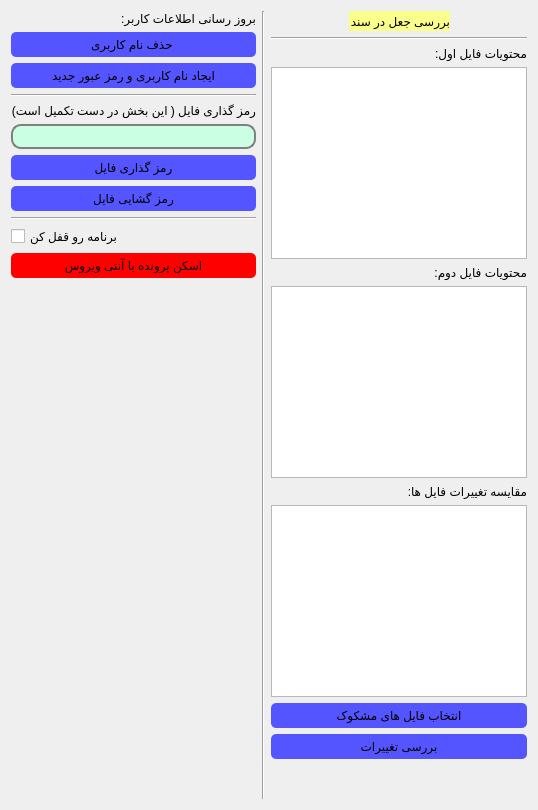
       <widget class="QWidget" name="tab_2">
        <attribute name="title">
         <string>امنیت</string>
        </attribute>
        <layout class="QHBoxLayout" name="horizontalLayout_6">
         <item>
          <layout class="QHBoxLayout" name="horizontalLayout_4" stretch="0">
           <property name="spacing">
            <number>6</number>
           </property>
           <property name="bottomMargin">
            <number>0</number>
           </property>
           <item>
            <layout class="QVBoxLayout" name="verticalLayout_8">
             <item>
              <layout class="QVBoxLayout" name="verticalLayout_10">
               <item>
                <layout class="QVBoxLayout" name="verticalLayout_11">
                 <item>
                  <widget class="QLabel" name="label_8">
                   <property name="text">
                    <string>بروز رسانی اطلاعات کاربر:</string>
                   </property>
                  </widget>
                 </item>
                 <item>
                  <layout class="QHBoxLayout" name="horizontalLayout_8">
                   <item>
                    <layout class="QVBoxLayout" name="verticalLayout_12">
                     <item>
                      <layout class="QHBoxLayout" name="horizontalLayout_10">
                       <item>
                        <layout class="QHBoxLayout" name="horizontalLayout_11"/>
                       </item>
                      </layout>
                     </item>
                     <item>
                      <layout class="QVBoxLayout" name="verticalLayout_13">
                       <item>
                        <layout class="QHBoxLayout" name="horizontalLayout_9"/>
                       </item>
                      </layout>
                     </item>
                     <item>
                      <widget class="QPushButton" name="pushButton_11">
                       <property name="styleSheet">
                        <string notr="true">
            QPushButton {
                background-color: rgb(85, 85, 255);
                color: black;
                border-radius: 5px;
                padding: 5px;
                transition: background-color 0.3s;
				font: 75 9pt &quot;MS Shell Dlg 2&quot;;
            }

            QPushButton:hover {
                background-color: rgb(145, 145, 217);
            }
        
</string>
                       </property>
                       <property name="text">
                        <string>حذف نام کاربری </string>
                       </property>
                      </widget>
                     </item>
                     <item>
                      <widget class="QPushButton" name="pushButton_10">
                       <property name="styleSheet">
                        <string notr="true">
            QPushButton {
                background-color: rgb(85, 85, 255);
                color: black;
                border-radius: 5px;
                padding: 5px;
                transition: background-color 0.3s;
				font: 75 9pt &quot;MS Shell Dlg 2&quot;;
            }

            QPushButton:hover {
                background-color: rgb(145, 145, 217);
            }
        
</string>
                       </property>
                       <property name="text">
                        <string>ایجاد نام کاربری و رمز عبور جدید</string>
                       </property>
                      </widget>
                     </item>
                    </layout>
                   </item>
                  </layout>
                 </item>
                </layout>
               </item>
              </layout>
             </item>
             <item>
              <layout class="QVBoxLayout" name="verticalLayout_9">
               <item>
                <widget class="Line" name="line_6">
                 <property name="orientation">
                  <enum>Qt::Horizontal</enum>
                 </property>
                </widget>
               </item>
               <item>
                <widget class="QLabel" name="label_9">
                 <property name="styleSheet">
                  <string notr="true">font: 75 9pt &quot;MS Shell Dlg 2&quot;;</string>
                 </property>
                 <property name="text">
                  <string>رمز گذاری فایل ( این بخش در دست تکمیل است)</string>
                 </property>
                </widget>
               </item>
               <item>
                <widget class="QLineEdit" name="lineEdit_4">
                 <property name="styleSheet">
                  <string notr="true">QLineEdit{ 
                                        background-color:rgb(202, 255, 227);
                                        border: 2px solid gray;
                                        border-radius: 10px;
                                        padding: 0 8px;
                                        selection-background-color: darkgray;
                                        font-size: 16px;}
                                        QLineEdit:focus { 
                                        background-color:rgb(192, 192, 255);}
                                        </string>
                 </property>
                </widget>
               </item>
               <item>
                <widget class="QPushButton" name="pushButton_15">
                 <property name="styleSheet">
                  <string notr="true">
            QPushButton {
                background-color: rgb(85, 85, 255);
                color: black;
                border-radius: 5px;
                padding: 5px;
                transition: background-color 0.3s;
				font: 75 9pt &quot;MS Shell Dlg 2&quot;;
            }

            QPushButton:hover {
                background-color: rgb(145, 145, 217);
            }
        
</string>
                 </property>
                 <property name="text">
                  <string>رمز گذاری فایل</string>
                 </property>
                </widget>
               </item>
               <item>
                <widget class="QPushButton" name="pushButton_16">
                 <property name="styleSheet">
                  <string notr="true">
            QPushButton {
                background-color: rgb(85, 85, 255);
                color: black;
                border-radius: 5px;
                padding: 5px;
                transition: background-color 0.3s;
				font: 75 9pt &quot;MS Shell Dlg 2&quot;;
            }

            QPushButton:hover {
                background-color: rgb(145, 145, 217);
            }
        
</string>
                 </property>
                 <property name="text">
                  <string>رمز گشایی فایل</string>
                 </property>
                </widget>
               </item>
              </layout>
             </item>
             <item>
              <layout class="QVBoxLayout" name="verticalLayout_7">
               <item>
                <layout class="QGridLayout" name="gridLayout_4">
                 <item row="2" column="0">
                  <widget class="QPushButton" name="pushButton_19">
                   <property name="cursor">
                    <cursorShape>PointingHandCursor</cursorShape>
                   </property>
                   <property name="toolTip">
                    <string>از اسکن پرونده های حساس خودداری کنید!</string>
                   </property>
                   <property name="styleSheet">
                    <string notr="true">
            QPushButton {
                background-color: rgb(255, 0, 0);
                color: black;
                border-radius: 5px;
                padding: 5px;
                transition: background-color 0.3s;
				font: 75 10pt &quot;MS Shell Dlg 2&quot;;
            }

            QPushButton:hover {
                background-color: rgb(255, 105, 105);
            }
        

</string>
                   </property>
                   <property name="text">
                    <string>اسکن پرونده با آنتی ویروس</string>
                   </property>
                  </widget>
                 </item>
                 <item row="3" column="0">
                  <spacer name="verticalSpacer">
                   <property name="orientation">
                    <enum>Qt::Vertical</enum>
                   </property>
                   <property name="sizeHint" stdset="0">
                    <size>
                     <width>20</width>
                     <height>40</height>
                    </size>
                   </property>
                  </spacer>
                 </item>
                 <item row="1" column="0">
                  <widget class="QCheckBox" name="checkBox_2">
                   <property name="styleSheet">
                    <string notr="true">font: 75 9pt &quot;MS Shell Dlg 2&quot;;</string>
                   </property>
                   <property name="text">
                    <string>برنامه رو قفل کن</string>
                   </property>
                  </widget>
                 </item>
                 <item row="0" column="0">
                  <widget class="Line" name="line_7">
                   <property name="orientation">
                    <enum>Qt::Horizontal</enum>
                   </property>
                  </widget>
                 </item>
                </layout>
               </item>
              </layout>
             </item>
            </layout>
           </item>
          </layout>
         </item>
         <item>
          <layout class="QHBoxLayout" name="horizontalLayout_13">
           <item>
            <widget class="Line" name="line_2">
             <property name="orientation">
              <enum>Qt::Vertical</enum>
             </property>
            </widget>
           </item>
          </layout>
         </item>
         <item>
          <layout class="QHBoxLayout" name="horizontalLayout_5">
           <item>
            <layout class="QVBoxLayout" name="verticalLayout_5" stretch="0">
             <item>
              <layout class="QVBoxLayout" name="verticalLayout_6">
               <item>
                <layout class="QHBoxLayout" name="horizontalLayout_12">
                 <item>
                  <spacer name="horizontalSpacer_3">
                   <property name="orientation">
                    <enum>Qt::Horizontal</enum>
                   </property>
                   <property name="sizeHint" stdset="0">
                    <size>
                     <width>40</width>
                     <height>20</height>
                    </size>
                   </property>
                  </spacer>
                 </item>
                 <item>
                  <widget class="QLabel" name="label_13">
                   <property name="styleSheet">
                    <string notr="true">font: 75 9pt &quot;MS Shell Dlg 2&quot;;
background-color: rgb(250, 255, 140);</string>
                   </property>
                   <property name="text">
                    <string>بررسی جعل در سند</string>
                   </property>
                  </widget>
                 </item>
                 <item>
                  <spacer name="horizontalSpacer_2">
                   <property name="orientation">
                    <enum>Qt::Horizontal</enum>
                   </property>
                   <property name="sizeHint" stdset="0">
                    <size>
                     <width>40</width>
                     <height>20</height>
                    </size>
                   </property>
                  </spacer>
                 </item>
                </layout>
               </item>
               <item>
                <widget class="Line" name="line_8">
                 <property name="orientation">
                  <enum>Qt::Horizontal</enum>
                 </property>
                </widget>
               </item>
               <item>
                <layout class="QVBoxLayout" name="verticalLayout_15">
                 <item>
                  <widget class="QLabel" name="label_10">
                   <property name="text">
                    <string>محتویات فایل اول:</string>
                   </property>
                  </widget>
                 </item>
                 <item>
                  <widget class="QPlainTextEdit" name="plainTextEdit_2"/>
                 </item>
                </layout>
               </item>
               <item>
                <layout class="QVBoxLayout" name="verticalLayout_17">
                 <item>
                  <widget class="QLabel" name="label_11">
                   <property name="text">
                    <string>محتویات فایل دوم:</string>
                   </property>
                  </widget>
                 </item>
                 <item>
                  <widget class="QPlainTextEdit" name="plainTextEdit"/>
                 </item>
                </layout>
               </item>
               <item>
                <layout class="QVBoxLayout" name="verticalLayout_16">
                 <item>
                  <widget class="QLabel" name="label_12">
                   <property name="text">
                    <string>مقایسه تغییرات فایل ها:</string>
                   </property>
                  </widget>
                 </item>
                 <item>
                  <widget class="QPlainTextEdit" name="plainTextEdit_3"/>
                 </item>
                 <item>
                  <widget class="QPushButton" name="pushButton_17">
                   <property name="styleSheet">
                    <string notr="true">
            QPushButton {
                background-color: rgb(85, 85, 255);
                color: black;
                border-radius: 5px;
                padding: 5px;
                transition: background-color 0.3s;
				font: 75 9pt &quot;MS Shell Dlg 2&quot;;
            }

            QPushButton:hover {
                background-color: rgb(145, 145, 217);
            }
        
</string>
                   </property>
                   <property name="text">
                    <string>انتخاب فایل های مشکوک</string>
                   </property>
                  </widget>
                 </item>
                 <item>
                  <widget class="QPushButton" name="pushButton_27">
                   <property name="styleSheet">
                    <string notr="true">
            QPushButton {
                background-color: rgb(85, 85, 255);
                color: black;
                border-radius: 5px;
                padding: 5px;
                transition: background-color 0.3s;
				font: 75 9pt &quot;MS Shell Dlg 2&quot;;
            }

            QPushButton:hover {
                background-color: rgb(145, 145, 217);
            }
        
</string>
                   </property>
                   <property name="text">
                    <string>بررسی تغییرات</string>
                   </property>
                  </widget>
                 </item>
                 <item>
                  <widget class="QLabel" name="label_7">
                   <property name="text">
                    <string/>
                   </property>
                  </widget>
                 </item>
                 <item>
                  <widget class="QLabel" name="label_14">
                   <property name="text">
                    <string/>
                   </property>
                  </widget>
                 </item>
                </layout>
               </item>
              </layout>
             </item>
            </layout>
           </item>
          </layout>
         </item>
        </layout>
       </widget>
